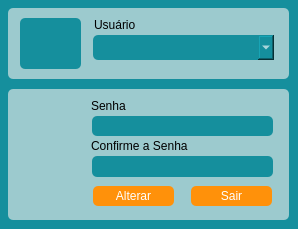
<?xml version="1.0" encoding="UTF-8"?>
<ui version="4.0">
 <class>FormAlteraSenha</class>
 <widget class="QWidget" name="FormAlteraSenha">
  <property name="windowModality">
   <enum>Qt::ApplicationModal</enum>
  </property>
  <property name="geometry">
   <rect>
    <x>0</x>
    <y>0</y>
    <width>298</width>
    <height>229</height>
   </rect>
  </property>
  <property name="windowTitle">
   <string>Altera Senha</string>
  </property>
  <property name="styleSheet">
   <string notr="true">color: rgb(255, 255, 255);
background-color: rgb(21, 143, 157);</string>
  </property>
  <widget class="QWidget" name="widget_2" native="true">
   <property name="geometry">
    <rect>
     <x>8</x>
     <y>8</y>
     <width>281</width>
     <height>71</height>
    </rect>
   </property>
   <property name="styleSheet">
    <string notr="true">background-color: rgb(156, 202, 206);
border-radius:5px</string>
   </property>
   <widget class="QLabel" name="label_7">
    <property name="geometry">
     <rect>
      <x>86</x>
      <y>9</y>
      <width>43</width>
      <height>16</height>
     </rect>
    </property>
    <property name="styleSheet">
     <string notr="true">color: rgb(0, 0, 0);</string>
    </property>
    <property name="text">
     <string>Usuário</string>
    </property>
   </widget>
   <widget class="QLabel" name="label_2">
    <property name="geometry">
     <rect>
      <x>12</x>
      <y>10</y>
      <width>61</width>
      <height>51</height>
     </rect>
    </property>
    <property name="styleSheet">
     <string notr="true">background-color: rgb(21, 143, 157);
border-radius:5px</string>
    </property>
    <property name="text">
     <string/>
    </property>
    <property name="pixmap">
     <pixmap>imagens/icon_title.png</pixmap>
    </property>
    <property name="scaledContents">
     <bool>true</bool>
    </property>
   </widget>
   <widget class="QComboBox" name="comboBox">
    <property name="geometry">
     <rect>
      <x>85</x>
      <y>27</y>
      <width>181</width>
      <height>25</height>
     </rect>
    </property>
    <property name="styleSheet">
     <string notr="true">color: rgb(255, 255, 255);
background-color: rgb(21, 143, 157);
border-radius:5px</string>
    </property>
   </widget>
  </widget>
  <widget class="QWidget" name="widget" native="true">
   <property name="geometry">
    <rect>
     <x>8</x>
     <y>89</y>
     <width>281</width>
     <height>131</height>
    </rect>
   </property>
   <property name="styleSheet">
    <string notr="true">background-color: rgb(156, 202, 206);
border-radius:5px</string>
   </property>
   <widget class="QLineEdit" name="txt_conf_senha">
    <property name="geometry">
     <rect>
      <x>84</x>
      <y>67</y>
      <width>181</width>
      <height>21</height>
     </rect>
    </property>
    <property name="font">
     <font>
      <pointsize>11</pointsize>
     </font>
    </property>
    <property name="styleSheet">
     <string notr="true">color: rgb(255, 255, 255);
background-color: rgb(21, 143, 157);
border-radius:5px</string>
    </property>
    <property name="echoMode">
     <enum>QLineEdit::Password</enum>
    </property>
    <property name="alignment">
     <set>Qt::AlignCenter</set>
    </property>
    <property name="placeholderText">
     <string/>
    </property>
   </widget>
   <widget class="QLabel" name="label_6">
    <property name="geometry">
     <rect>
      <x>83</x>
      <y>49</y>
      <width>121</width>
      <height>16</height>
     </rect>
    </property>
    <property name="styleSheet">
     <string notr="true">color: rgb(0, 0, 0);</string>
    </property>
    <property name="frameShadow">
     <enum>QFrame::Plain</enum>
    </property>
    <property name="midLineWidth">
     <number>0</number>
    </property>
    <property name="text">
     <string>&lt;html&gt;&lt;head/&gt;&lt;body&gt;&lt;p&gt;Confirme a Senha&lt;/p&gt;&lt;/body&gt;&lt;/html&gt;</string>
    </property>
   </widget>
   <widget class="QLabel" name="label_3">
    <property name="geometry">
     <rect>
      <x>83</x>
      <y>9</y>
      <width>36</width>
      <height>16</height>
     </rect>
    </property>
    <property name="styleSheet">
     <string notr="true">color: rgb(0, 0, 0);</string>
    </property>
    <property name="text">
     <string>Senha</string>
    </property>
   </widget>
   <widget class="QPushButton" name="btn_alt_senha">
    <property name="geometry">
     <rect>
      <x>85</x>
      <y>97</y>
      <width>81</width>
      <height>20</height>
     </rect>
    </property>
    <property name="cursor">
     <cursorShape>PointingHandCursor</cursorShape>
    </property>
    <property name="styleSheet">
     <string notr="true">QPushButton{
color: rgb(255, 255, 255);
background-color: rgb(255, 145, 10);
border-radius:5px
}

QPushButton:hover{
color:rgb(255, 145, 10);
background-color: rgb(255, 255, 255);
border-radius:5px
}
</string>
    </property>
    <property name="text">
     <string>Alterar</string>
    </property>
    <property name="icon">
     <iconset>
      <normaloff>icones/icons8-add-25.png</normaloff>icones/icons8-add-25.png</iconset>
    </property>
   </widget>
   <widget class="QLineEdit" name="txt_senha">
    <property name="geometry">
     <rect>
      <x>84</x>
      <y>27</y>
      <width>181</width>
      <height>20</height>
     </rect>
    </property>
    <property name="font">
     <font>
      <pointsize>11</pointsize>
     </font>
    </property>
    <property name="styleSheet">
     <string notr="true">color: rgb(255, 255, 255);
background-color: rgb(21, 143, 157);
border-radius:5px</string>
    </property>
    <property name="echoMode">
     <enum>QLineEdit::Password</enum>
    </property>
    <property name="alignment">
     <set>Qt::AlignCenter</set>
    </property>
    <property name="placeholderText">
     <string/>
    </property>
   </widget>
   <widget class="QPushButton" name="btn_alt_senha_sair">
    <property name="geometry">
     <rect>
      <x>183</x>
      <y>97</y>
      <width>81</width>
      <height>20</height>
     </rect>
    </property>
    <property name="cursor">
     <cursorShape>PointingHandCursor</cursorShape>
    </property>
    <property name="styleSheet">
     <string notr="true">QPushButton{
color: rgb(255, 255, 255);
background-color: rgb(255, 145, 10);
border-radius:5px
}

QPushButton:hover{
color:rgb(255, 145, 10);
background-color: rgb(255, 255, 255);
border-radius:5px
}
</string>
    </property>
    <property name="text">
     <string>Sair</string>
    </property>
    <property name="icon">
     <iconset>
      <normaloff>icones/icons-sinal-de-saída-25.png</normaloff>icones/icons-sinal-de-saída-25.png</iconset>
    </property>
   </widget>
  </widget>
 </widget>
 <tabstops>
  <tabstop>comboBox</tabstop>
  <tabstop>txt_senha</tabstop>
  <tabstop>txt_conf_senha</tabstop>
  <tabstop>btn_alt_senha</tabstop>
  <tabstop>btn_alt_senha_sair</tabstop>
 </tabstops>
 <resources/>
 <connections>
  <connection>
   <sender>btn_alt_senha_sair</sender>
   <signal>clicked()</signal>
   <receiver>FormAlteraSenha</receiver>
   <slot>close()</slot>
   <hints>
    <hint type="sourcelabel">
     <x>231</x>
     <y>195</y>
    </hint>
    <hint type="destinationlabel">
     <x>148</x>
     <y>114</y>
    </hint>
   </hints>
  </connection>
 </connections>
</ui>
